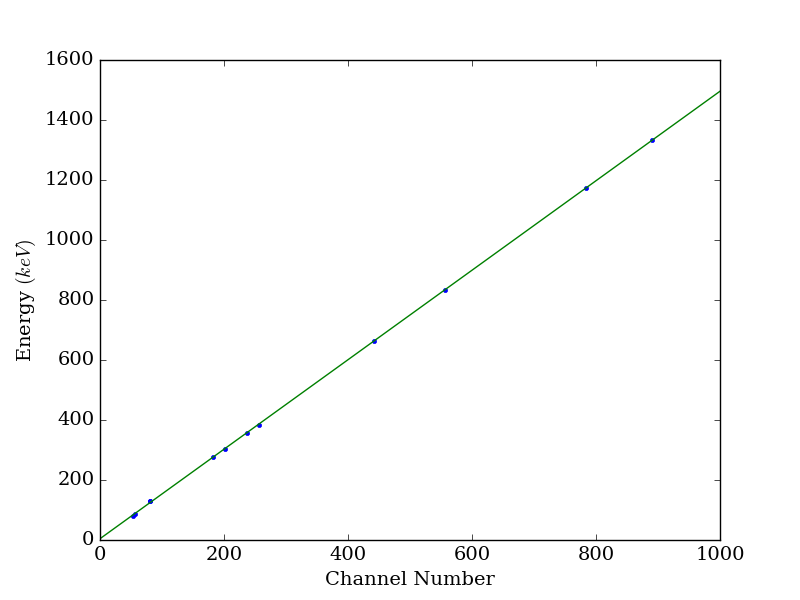

The Python source for this figure:
import numpy as np
import matplotlib.pyplot as plt
import matplotlib as mat

mat.rcParams.update({'font.size': 14})
mat.rcParams.update({'font.family':'serif'})

data = np.loadtxt('energy_cal_data')

x=data[:,1]
y=data[:,0]

#x = [441.23,783.38,890]
#y = [662,1173,1333]

x_sp = np.linspace(0,1000)

m,b = np.polyfit(x,y,1)

plt.plot(x,y,'.')
plt.plot(x_sp, m*x_sp + b, '-')


plt.xlabel('Channel Number')
plt.ylabel('Energy $(keV)$')
print 'slope is',m
print 'y int is', b

plt.show()
